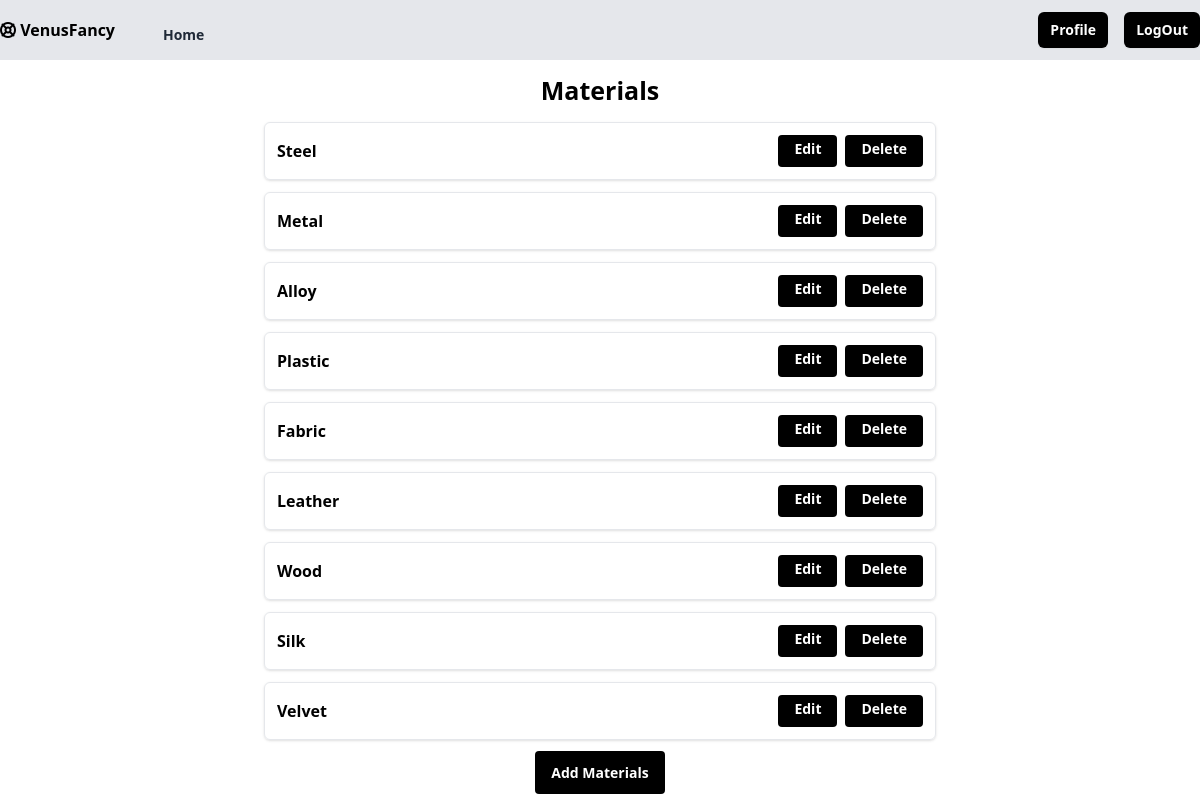
The page /materials/all/ (signed in) on the database its author committed.
### myfancy/models.py (models this page shows)
class Material(models.Model):
    name=models.CharField(max_length=200,unique=True)
    created_date=models.DateTimeField(auto_now_add=True)
    updated_date=models.DateTimeField(auto_now=True)
    is_active=models.BooleanField(default=True)
    def __str__(self):
        return self.name

### myfancy/views.py (the view)
# urls.py: path("materials/all/",views.MaterialListView.as_view(),name="material-all"),
@method_decorator(signin_required,name="dispatch")
class MaterialListView(ListView):
    model=Material
    template_name="shop/material_list.html"
    context_object_name="materials"

### myfancy/templates/shop/material_list.html
{% extends "shop/base.html" %}
{% block main_block %}
{%if materials%}
<div class="my-3 mx-auto text-center"><label for=""><h1 class="text-[25px]"><b>Materials</b></h1></label></div>
    {%for m in materials%}
    <div class="flex max-w-2xl flex-col items-center rounded-md border md:flex-row mx-auto mt-3 shadow border p-3">
        <div class="flex justify-between items-center w-full">
            <b>{{ m }}</b>
            <div class="flex space-x-2">
                <a href="{% url 'material-edit' m.id %}" class="h-8 rounded bg-black px-4 py-1 text-white text-sm font-semibold hover:bg-gray-800 focus:outline-none">Edit</a>
                <a href="{% url 'material-delete' m.id %}" class="h-8 rounded bg-black px-4 py-1 text-white text-sm font-semibold hover:bg-gray-800 focus:outline-none">Delete</a>
            </div>
        </div>
    </div>
    {%endfor%}
{%else%}
<div class="text-center"><b>No Materials Yet</b></div>
{%endif%}
    <div class="my-5">
    <center>
    <a href="{% url 'material-add'%}" class="h-8 rounded bg-black px-4 py-3 text-white text-sm font-semibold hover:bg-gray-800 focus:outline-none">Add Materials</a>
    </center>
    </div>
{%endblock%}

### rows shown on the page
Material: name "Steel"
Material: name "Metal"
Material: name "Alloy"
Material: name "Plastic"
Material: name "Fabric"
Material: name "Leather"
Material: name "Wood"
Material: name "Silk"
Material: name "Velvet"
